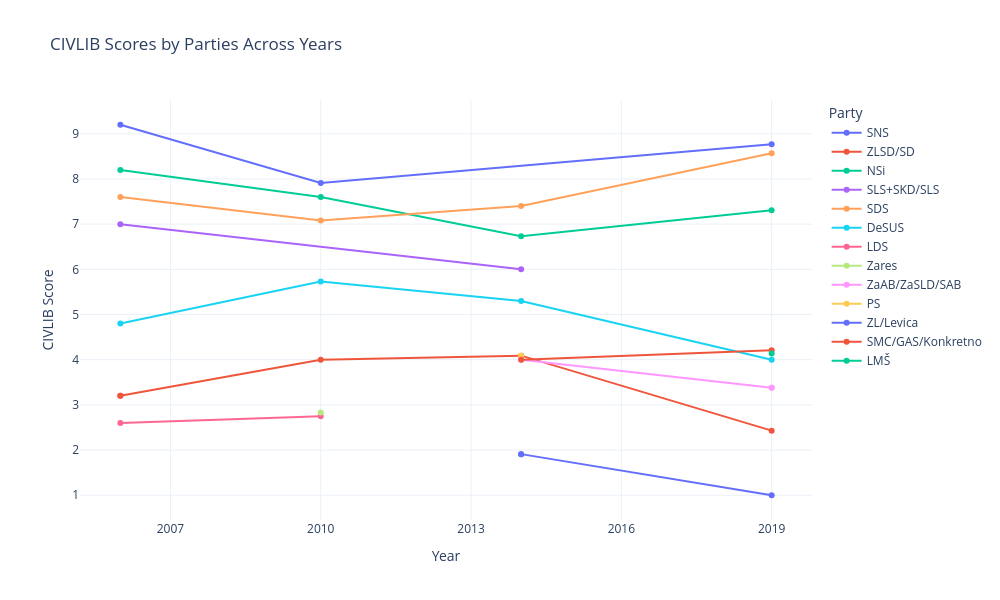

Write notebook code for a chart like this one.
### Markdown cell above
## CIVLIB Scores by Party across Years

### Code cell
civlib = df.dropna(subset=["civlib_laworder"])

fig = px.line(civlib, x='year', y='civlib_laworder', color='grouped_party', 
              markers=True, title='CIVLIB Scores by Parties Across Years',
              labels={'year': 'Year', 'civlib_laworder': 'CIVLIB Score', 'grouped_party': 'Party'})


fig.update_layout(
    height=600,  
    width=1000,
    xaxis=dict(tickmode='linear', dtick=3),
    yaxis_title='CIVLIB Score',
    legend_title='Party',
    template='plotly_white'
)

fig.write_image('../../Figures/Sentiment_Analysis/CHES/CIVLIB.png')

fig.show()

### Figure 1 — Plotly figure (JSON) as saved in the notebook; plotly's stock layout.template omitted (floating-point values rounded to 4 significant figures)
{"data": [{"hovertemplate": "Party=SNS<br>Year=%{x}<br>CIVLIB Score=%{y}<extra></extra>", "legendgroup": "SNS", "line": {"color": "#636efa", "dash": "solid"}, "marker": {"symbol": "circle"}, "mode": "lines+markers", "name": "SNS", "orientation": "v", "showlegend": true, "type": "scatter", "x": [2006.0, 2010.0, 2019.0], "xaxis": "x", "y": [9.2, 7.91, 8.77], "yaxis": "y"}, {"hovertemplate": "Party=ZLSD/SD<br>Year=%{x}<br>CIVLIB Score=%{y}<extra></extra>", "legendgroup": "ZLSD/SD", "line": {"color": "#EF553B", "dash": "solid"}, "marker": {"symbol": "circle"}, "mode": "lines+markers", "name": "ZLSD/SD", "orientation": "v", "showlegend": true, "type": "scatter", "x": [2006.0, 2006.0, 2010.0, 2014.0, 2019.0], "xaxis": "x", "y": [3.2, 3.2, 4.0, 4.09, 2.43], "yaxis": "y"}, {"hovertemplate": "Party=NSi<br>Year=%{x}<br>CIVLIB Score=%{y}<extra></extra>", "legendgroup": "NSi", "line": {"color": "#00cc96", "dash": "solid"}, "marker": {"symbol": "circle"}, "mode": "lines+markers", "name": "NSi", "orientation": "v", "showlegend": true, "type": "scatter", "x": [2006.0, 2010.0, 2014.0, 2019.0], "xaxis": "x", "y": [8.2, 7.6, 6.73, 7.31], "yaxis": "y"}, {"hovertemplate": "Party=SLS+SKD/SLS<br>Year=%{x}<br>CIVLIB Score=%{y}<extra></extra>", "legendgroup": "SLS+SKD/SLS", "line": {"color": "#ab63fa", "dash": "solid"}, "marker": {"symbol": "circle"}, "mode": "lines+markers", "name": "SLS+SKD/SLS", "orientation": "v", "showlegend": true, "type": "scatter", "x": [2006.0, 2014.0], "xaxis": "x", "y": [7.0, 6.0], "yaxis": "y"}, {"hovertemplate": "Party=SDS<br>Year=%{x}<br>CIVLIB Score=%{y}<extra></extra>", "legendgroup": "SDS", "line": {"color": "#FFA15A", "dash": "solid"}, "marker": {"symbol": "circle"}, "mode": "lines+markers", "name": "SDS", "orientation": "v", "showlegend": true, "type": "scatter", "x": [2006.0, 2010.0, 2014.0, 2019.0], "xaxis": "x", "y": [7.6, 7.08, 7.4, 8.57], "yaxis": "y"}, {"hovertemplate": "Party=DeSUS<br>Year=%{x}<br>CIVLIB Score=%{y}<extra></extra>", "legendgroup": "DeSUS", "line": {"color": "#19d3f3", "dash": "solid"}, "marker": {"symbol": "circle"}, "mode": "lines+markers", "name": "DeSUS", "orientation": "v", "showlegend": true, "type": "scatter", "x": [2006.0, 2010.0, 2014.0, 2019.0], "xaxis": "x", "y": [4.8, 5.73, 5.3, 4.0], "yaxis": "y"}, {"hovertemplate": "Party=LDS<br>Year=%{x}<br>CIVLIB Score=%{y}<extra></extra>", "legendgroup": "LDS", "line": {"color": "#FF6692", "dash": "solid"}, "marker": {"symbol": "circle"}, "mode": "lines+markers", "name": "LDS", "orientation": "v", "showlegend": true, "type": "scatter", "x": [2006.0, 2010.0], "xaxis": "x", "y": [2.6, 2.75], "yaxis": "y"}, {"hovertemplate": "Party=Zares<br>Year=%{x}<br>CIVLIB Score=%{y}<extra></extra>", "legendgroup": "Zares", "line": {"color": "#B6E880", "dash": "solid"}, "marker": {"symbol": "circle"}, "mode": "lines+markers", "name": "Zares", "orientation": "v", "showlegend": true, "type": "scatter", "x": [2010.0], "xaxis": "x", "y": [2.83], "yaxis": "y"}, {"hovertemplate": "Party=ZaAB/ZaSLD/SAB<br>Year=%{x}<br>CIVLIB Score=%{y}<extra></extra>", "legendgroup": "ZaAB/ZaSLD/SAB", "line": {"color": "#FF97FF", "dash": "solid"}, "marker": {"symbol": "circle"}, "mode": "lines+markers", "name": "ZaAB/ZaSLD/SAB", "orientation": "v", "showlegend": true, "type": "scatter", "x": [2014.0, 2019.0, 2019.0], "xaxis": "x", "y": [4.0, 3.38, 3.38], "yaxis": "y"}, {"hovertemplate": "Party=PS<br>Year=%{x}<br>CIVLIB Score=%{y}<extra></extra>", "legendgroup": "PS", "line": {"color": "#FECB52", "dash": "solid"}, "marker": {"symbol": "circle"}, "mode": "lines+markers", "name": "PS", "orientation": "v", "showlegend": true, "type": "scatter", "x": [2014.0], "xaxis": "x", "y": [4.09], "yaxis": "y"}, {"hovertemplate": "Party=ZL/Levica<br>Year=%{x}<br>CIVLIB Score=%{y}<extra></extra>", "legendgroup": "ZL/Levica", "line": {"color": "#636efa", "dash": "solid"}, "marker": {"symbol": "circle"}, "mode": "lines+markers", "name": "ZL/Levica", "orientation": "v", "showlegend": true, "type": "scatter", "x": [2014.0, 2014.0, 2019.0], "xaxis": "x", "y": [1.91, 1.91, 1.0], "yaxis": "y"}, {"hovertemplate": "Party=SMC/GAS/Konkretno<br>Year=%{x}<br>CIVLIB Score=%{y}<extra></extra>", "legendgroup": "SMC/GAS/Konkretno", "line": {"color": "#EF553B", "dash": "solid"}, "marker": {"symbol": "circle"}, "mode": "lines+markers", "name": "SMC/GAS/Konkretno", "orientation": "v", "showlegend": true, "type": "scatter", "x": [2014.0, 2019.0], "xaxis": "x", "y": [4.0, 4.21], "yaxis": "y"}, {"hovertemplate": "Party=LMŠ<br>Year=%{x}<br>CIVLIB Score=%{y}<extra></extra>", "legendgroup": "LMŠ", "line": {"color": "#00cc96", "dash": "solid"}, "marker": {"symbol": "circle"}, "mode": "lines+markers", "name": "LMŠ", "orientation": "v", "showlegend": true, "type": "scatter", "x": [2019.0], "xaxis": "x", "y": [4.14], "yaxis": "y"}], "layout": {"height": 600, "legend": {"title": {"text": "Party"}, "tracegroupgap": 0}, "title": {"text": "CIVLIB Scores by Parties Across Years"}, "width": 1000, "xaxis": {"anchor": "y", "domain": [0, 1], "dtick": 3, "tickmode": "linear", "title": {"text": "Year"}}, "yaxis": {"anchor": "x", "domain": [0, 1], "title": {"text": "CIVLIB Score"}}}}
